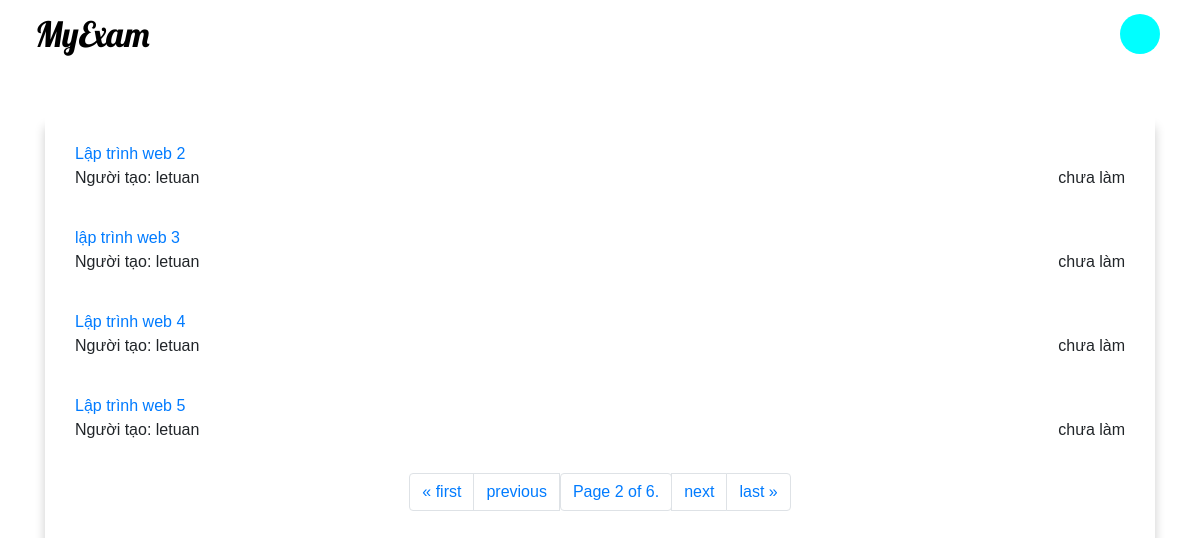
The app's page /home/user=admin/?page=2 with its own data.
### home/models.py (models this page shows, shortened)
class Exam(models.Model):
    key = models.ForeignKey( User ,on_delete = models.CASCADE)
    examName = models.CharField(max_length= 200, default= "")
    dateCreate = models.DateField(default = datetime.now,blank = True, editable = False)

### home/views.py (the view)
# urls.py: 2. Add a URL to urlpatterns:  path('', views.home, name='home')
def home(request,username):
    user = User.objects.get(username = username)
    exams = Exam.objects.exclude(key = user)
    exams_context = []
    for exam in exams:
        creator = exam.key
        score_obj = []
        for score in Point.objects.filter(key1 = user,key2 = exam):
            score_obj.append(score)
        score = None
        if score_obj ==[]:
            score = "chưa làm"
        else:
            scores = []
            for item in score_obj:
                scores.append(item.point)
            score = max(scores)
        exams_context.append({
            "user_name":creator.username,
            "exam":exam.examName,
            "score":score,
        })
    paginator = Paginator(exams_context, 4) # Show 25 contacts per page.
    page_number = request.GET.get('page')
    page_obj = paginator.get_page(page_number)
    context = {
        "user":user,
        "page_obj" : page_obj,
    }
    return render(request,'home/home.html',{"context":context})

### home/templates/home/home.html (shortened to what this page needs)
{% extends 'home/base/base-home.html'%}
{% block my-home %}
    {% url 'home' context.user.username %}
{% endblock %}
{% block content %}
    <div class="container">
        <div class="test-section mt-5">
            {% for exam in context.page_obj %}
            <div class="test-component">
                <a href="exam={{ exam.exam }}" class="test-name">{{exam.exam}}</a>
                <div class="test-info">
                    <p class="test-owner">Người tạo: {{exam.user_name}}</p>
                    <p class="test-date">{{exam.score}}</p>
                </div>
            </div>
            {% endfor %}
            <div class="pagination justify-content-center">
                {% if context.page_obj.has_previous %}
                    <li class="page-item">
                        <a href="?page=1" class="page-link">&laquo; first</a>
                    </li>
                    <li class="page-item">
                        <a href="?page={{ context.page_obj.previous_page_number }}" class="page-link">previous</a>
                    </li>
                {% endif %}
                <span class="current">
                    <li class="page-item">
                        <p class="page-link">Page {{ context.page_obj.number }} of {{ context.page_obj.paginator.num_pages }}.</p>
                    </li>
                </span>
                {% if context.page_obj.has_next %}
                    <li class="page-item">
                        <a class="page-link" href="?page={{ context.page_obj.next_page_number }}">next</a>
                    </li>
                    <li class="page-item">
                        <a class = "page-link" href="?page={{ context.page_obj.paginator.num_pages }}">last &raquo;</a>
                    </li>
                {% endif %}
            </div>
        </div>
    </div>
{% endblock %}

### home/static/home/css/style.css (style rules this page uses)
:root { --color-primary-light:#00e8e8; }
* { font-family: Arial, Helvetica, sans-serif; margin:0; padding:0; box-sizing: border-box; }
.test-section { padding: 20px; box-shadow: 0px 10px 10px rgba(0,0,0,.2); }
.test-component { margin-bottom: 10px; padding: 5px 10px; }
.test-info { display:flex; justify-content: space-between; }

### records on screen
Exam: exam "Lập trình web 2"
Exam: exam "lập trình web 3"
Exam: exam "Lập trình web 4"
Exam: exam "Lập trình web 5"

### other values on screen
{{ exam.user_name }} "letuan" "letuan" "letuan" "letuan"
{{ exam.score }} "chưa làm" "chưa làm" "chưa làm" "chưa làm"
{{ context.page_obj.number }} "2"
{{ context.page_obj.paginator.num_pages }} "6"
